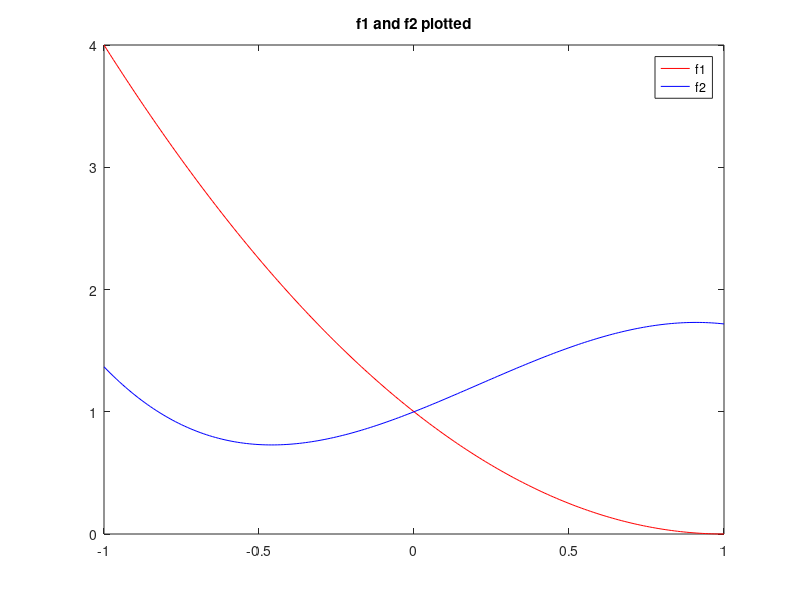

Recreate this plot in MATLAB.
% This script is meant to define two functions and plot them in different
% colors 

f1 = @(x)(x.^2-2*x+1); %define function 1
f2 = @(x)(exp(x)-x.^3);  % define function 2

% evaluate functions over the interval -1 to 1 in increments of 0.01
x=linspace(-1,1,201); % This will give us points with increments of 0.01
% (1 - (-1))/0.01 + 1

f1eval=f1(x);
f2eval=f2(x);

% plot 
plot(x,f1eval,'red')
hold on
plot(x,f2eval,'b')
legend('f1', 'f2')
title('f1 and f2 plotted')
